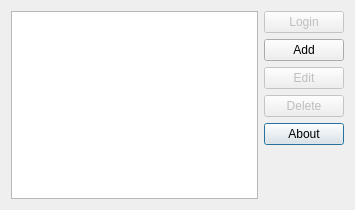
<?xml version="1.0" encoding="UTF-8"?>
<ui version="4.0">
 <class>MainForm</class>
 <widget class="QDialog" name="MainForm">
  <property name="geometry">
   <rect>
    <x>0</x>
    <y>0</y>
    <width>355</width>
    <height>210</height>
   </rect>
  </property>
  <property name="windowTitle">
   <string>Neox Trainer</string>
  </property>
  <property name="windowIcon">
   <iconset>
    <normaloff>briefcase.ico</normaloff>briefcase.ico</iconset>
  </property>
  <layout class="QGridLayout" name="gridLayout">
   <item row="0" column="0" rowspan="7">
    <widget class="QListView" name="listView"/>
   </item>
   <item row="4" column="1">
    <widget class="QPushButton" name="aboutButton">
     <property name="text">
      <string>About</string>
     </property>
    </widget>
   </item>
   <item row="0" column="1">
    <widget class="QPushButton" name="loginButton">
     <property name="enabled">
      <bool>false</bool>
     </property>
     <property name="text">
      <string>Login</string>
     </property>
    </widget>
   </item>
   <item row="1" column="1">
    <widget class="QPushButton" name="addButton">
     <property name="text">
      <string>Add</string>
     </property>
    </widget>
   </item>
   <item row="2" column="1">
    <widget class="QPushButton" name="editButton">
     <property name="enabled">
      <bool>false</bool>
     </property>
     <property name="text">
      <string>Edit</string>
     </property>
    </widget>
   </item>
   <item row="3" column="1">
    <widget class="QPushButton" name="deleteButton">
     <property name="enabled">
      <bool>false</bool>
     </property>
     <property name="text">
      <string>Delete</string>
     </property>
    </widget>
   </item>
  </layout>
 </widget>
 <tabstops>
  <tabstop>listView</tabstop>
  <tabstop>loginButton</tabstop>
  <tabstop>addButton</tabstop>
  <tabstop>editButton</tabstop>
  <tabstop>deleteButton</tabstop>
  <tabstop>aboutButton</tabstop>
 </tabstops>
 <resources/>
 <connections/>
</ui>
